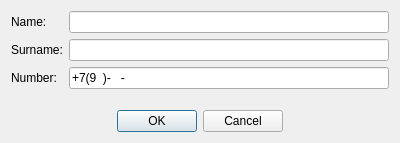
<?xml version="1.0" encoding="UTF-8"?>
<ui version="4.0">
 <class>QInputDialog</class>
 <widget class="QDialog" name="QInputDialog">
  <property name="geometry">
   <rect>
    <x>0</x>
    <y>0</y>
    <width>400</width>
    <height>143</height>
   </rect>
  </property>
  <property name="windowTitle">
   <string>Enter contact data</string>
  </property>
  <layout class="QVBoxLayout" name="verticalLayout">
   <item>
    <widget class="QFrame" name="frame">
     <property name="frameShape">
      <enum>QFrame::NoFrame</enum>
     </property>
     <property name="frameShadow">
      <enum>QFrame::Raised</enum>
     </property>
     <layout class="QFormLayout" name="formLayout">
      <property name="leftMargin">
       <number>0</number>
      </property>
      <property name="topMargin">
       <number>0</number>
      </property>
      <property name="rightMargin">
       <number>0</number>
      </property>
      <property name="bottomMargin">
       <number>0</number>
      </property>
      <item row="0" column="0">
       <widget class="QLabel" name="label">
        <property name="text">
         <string>Name:</string>
        </property>
       </widget>
      </item>
      <item row="0" column="1">
       <widget class="QLineEdit" name="nameLineEdit">
        <property name="inputMask">
         <string/>
        </property>
       </widget>
      </item>
      <item row="1" column="0">
       <widget class="QLabel" name="label_2">
        <property name="text">
         <string>Surname:</string>
        </property>
       </widget>
      </item>
      <item row="1" column="1">
       <widget class="QLineEdit" name="surnameLineEdit">
        <property name="inputMask">
         <string/>
        </property>
       </widget>
      </item>
      <item row="2" column="0">
       <widget class="QLabel" name="label_3">
        <property name="text">
         <string>Number:</string>
        </property>
       </widget>
      </item>
      <item row="2" column="1">
       <widget class="QLineEdit" name="numberLineEdit">
        <property name="inputMask">
         <string>+7(\999)-999-9999</string>
        </property>
       </widget>
      </item>
     </layout>
    </widget>
   </item>
   <item>
    <widget class="QDialogButtonBox" name="buttonBox">
     <property name="orientation">
      <enum>Qt::Horizontal</enum>
     </property>
     <property name="standardButtons">
      <set>QDialogButtonBox::Cancel|QDialogButtonBox::Ok</set>
     </property>
     <property name="centerButtons">
      <bool>true</bool>
     </property>
    </widget>
   </item>
  </layout>
 </widget>
 <resources/>
 <connections>
  <connection>
   <sender>buttonBox</sender>
   <signal>accepted()</signal>
   <receiver>QInputDialog</receiver>
   <slot>accept()</slot>
   <hints>
    <hint type="sourcelabel">
     <x>248</x>
     <y>254</y>
    </hint>
    <hint type="destinationlabel">
     <x>157</x>
     <y>274</y>
    </hint>
   </hints>
  </connection>
  <connection>
   <sender>buttonBox</sender>
   <signal>rejected()</signal>
   <receiver>QInputDialog</receiver>
   <slot>reject()</slot>
   <hints>
    <hint type="sourcelabel">
     <x>316</x>
     <y>260</y>
    </hint>
    <hint type="destinationlabel">
     <x>286</x>
     <y>274</y>
    </hint>
   </hints>
  </connection>
 </connections>
</ui>
